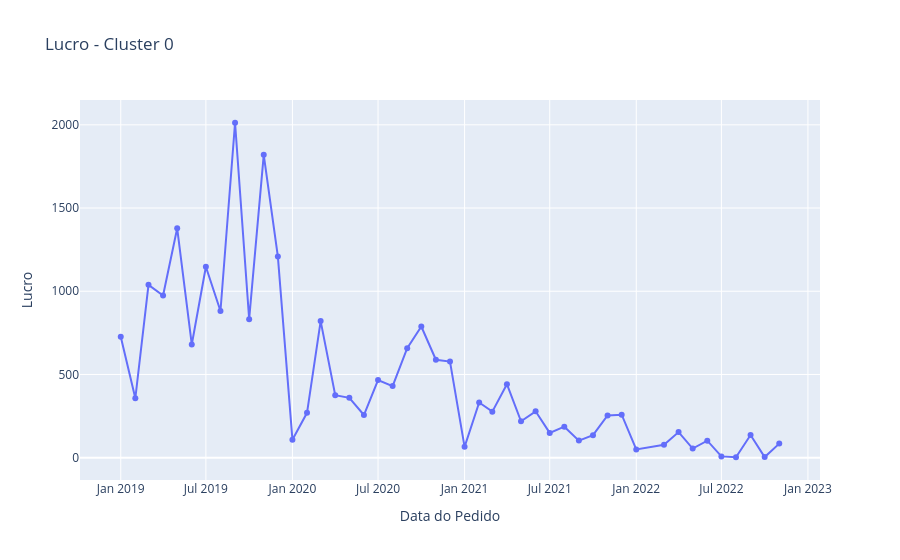
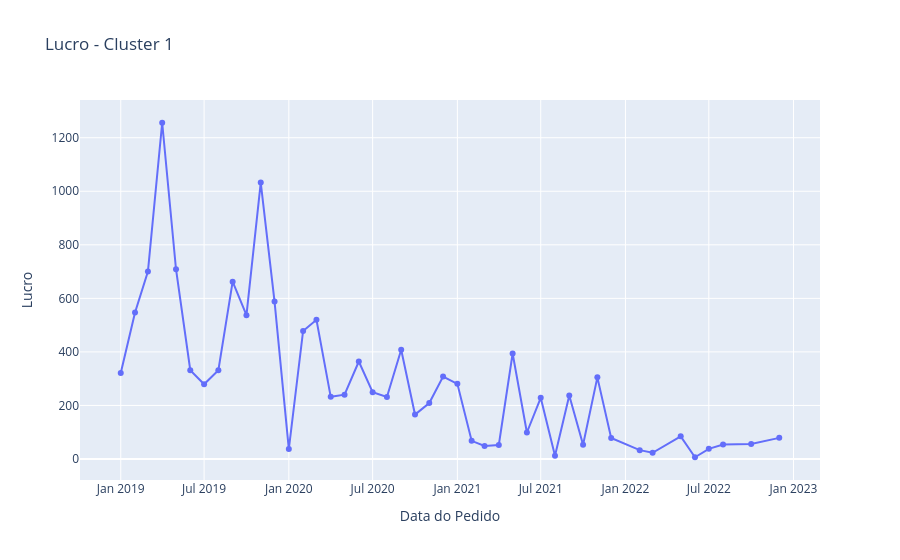
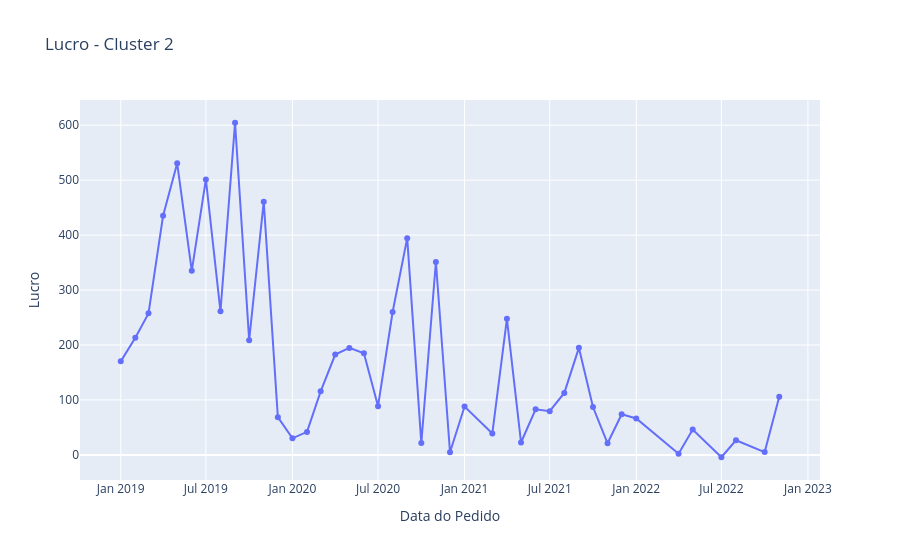

The cell these charts' notebook holds for them, in order:
### Code cell
# VISUALIZAÇÃO DAS SÉRIES TEMPORAIS DE LUCRO POR CLUSTER

for i, data in df_temporal_dict.items():
    fig = go.Figure()
    fig.add_trace(
        go.Scatter(
            x=data['ORDER_DATE'],
            y=data['PROFIT'],
            mode='lines+markers',
            name=f'Cluster {i}'
        )
    )
    fig.update_layout(
        title=f"Lucro - Cluster {i}",
        xaxis_title="Data do Pedido",
        yaxis_title="Lucro",
    )
    fig.write_image(img_dir / f'lucro_cluster_{i}.png')
    fig.show()
